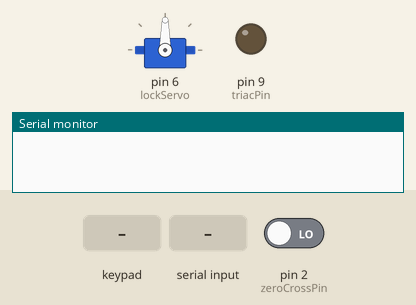
Recording of a sketch running on a simulated Arduino Uno, built with avr-gcc and run on an emulated ATmega328P. Shown: servo, output pins drawn as LEDs (lit = HIGH), the last lines printed to the serial monitor. The inputs (shaded band) are chosen by the test bench; at power-on: pin 2 (zeroCrossPin) LOW.

Above: at 1.2 s.
1.3 s: keypad keys 1 2 3 4 # pressed 0.4 s apart
At 4.2 s:
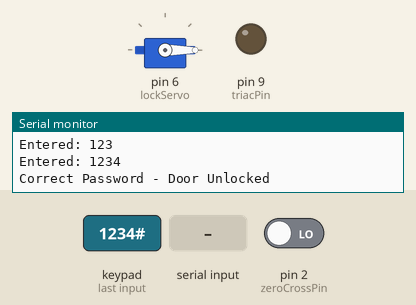
4.8 s: key 'A' pressed
6.3 s: "L90\n" received over the second serial link
7.8 s: key 'B' pressed
9.3 s: keypad keys 1 2 3 4 * pressed 0.4 s apart
12.8 s: "F90\n" received over the second serial link
Timing chart, 0 to 15.3 s (numbered marks = the images above; inputs shaded):
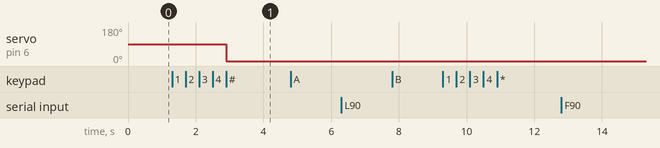

Measured:
- after the input at 1.3 s, servo on pin 6 (lockServo): 90° → 0° after 1.6 s

The sketch:

Home_Automation.ino
```cpp
#include <Servo.h>
#include <SoftwareSerial.h>
#include <Keypad.h>
#define BT_RX 10
#define BT_TX 11
SoftwareSerial bt(BT_RX, BT_TX);
Servo lockServo;
volatile int dimming = 64;
int triacPin = 9;
int zeroCrossPin = 2;
const byte ROWS = 4;
const byte COLS = 4;
char keys[ROWS][COLS] = {
  {'1','2','3','A'},
  {'4','5','6','B'},
  {'7','8','9','C'},
  {'*','0','#','D'}
};
byte rowPins[ROWS] = {3, 4, 5, 6};
byte colPins[COLS] = {7, 8, A0, A1};
Keypad keypad = Keypad(makeKeymap(keys), rowPins, colPins, ROWS, COLS);
String inputPassword = "";
String correctPassword = "1234";
bool isLocked = true;

void setup() {
  pinMode(triacPin, OUTPUT);
  pinMode(zeroCrossPin, INPUT);
  attachInterrupt(digitalPinToInterrupt(zeroCrossPin), zeroCrossDetected, RISING);
  lockServo.attach(6);
  lockDoor();
  bt.begin(9600);
  Serial.begin(9600);
}

void loop() {
  handleBluetooth();
  handleKeypad();
}

void handleBluetooth() {
  if (bt.available()) {
    char cmd = bt.read();
    int val = -1;
    if (bt.available()) {
      val = bt.read() - '0';
    }

    if (cmd == 'L' && val >= 0 && val <= 9) {
      dimming = map(val, 0, 9, 128, 0);
      Serial.print("Light Level: "); Serial.println(val);
    }
    else if (cmd == 'F' && val >= 0 && val <= 9) {
      dimming = map(val, 0, 9, 128, 0);
      Serial.print("Fan Speed: "); Serial.println(val);
    }
  }
}

void handleKeypad() {
  char key = keypad.getKey();
  if (key) {
    if (key == '#') {
      if (inputPassword == correctPassword) {
        unlockDoor();
        Serial.println("Correct Password - Door Unlocked");
      } else {
        lockDoor();
        Serial.println("Wrong Password - Door Locked");
      }
      inputPassword = "";
    }
    else if (key == '*') {
      inputPassword = "";
      Serial.println("Input Cleared");
    }
    else {
      inputPassword += key;
      Serial.print("Entered: "); Serial.println(inputPassword);
    }
  }
}

void lockDoor() {
  lockServo.write(90);
  isLocked = true;
}

void unlockDoor() {
  lockServo.write(0);
  isLocked = false;
}

void zeroCrossDetected() {
  int delayTime = (75 * (128 - dimming)) / 128;
  delayMicroseconds(delayTime);
  digitalWrite(triacPin, HIGH);
  delayMicroseconds(10);
  digitalWrite(triacPin, LOW);
}
```
